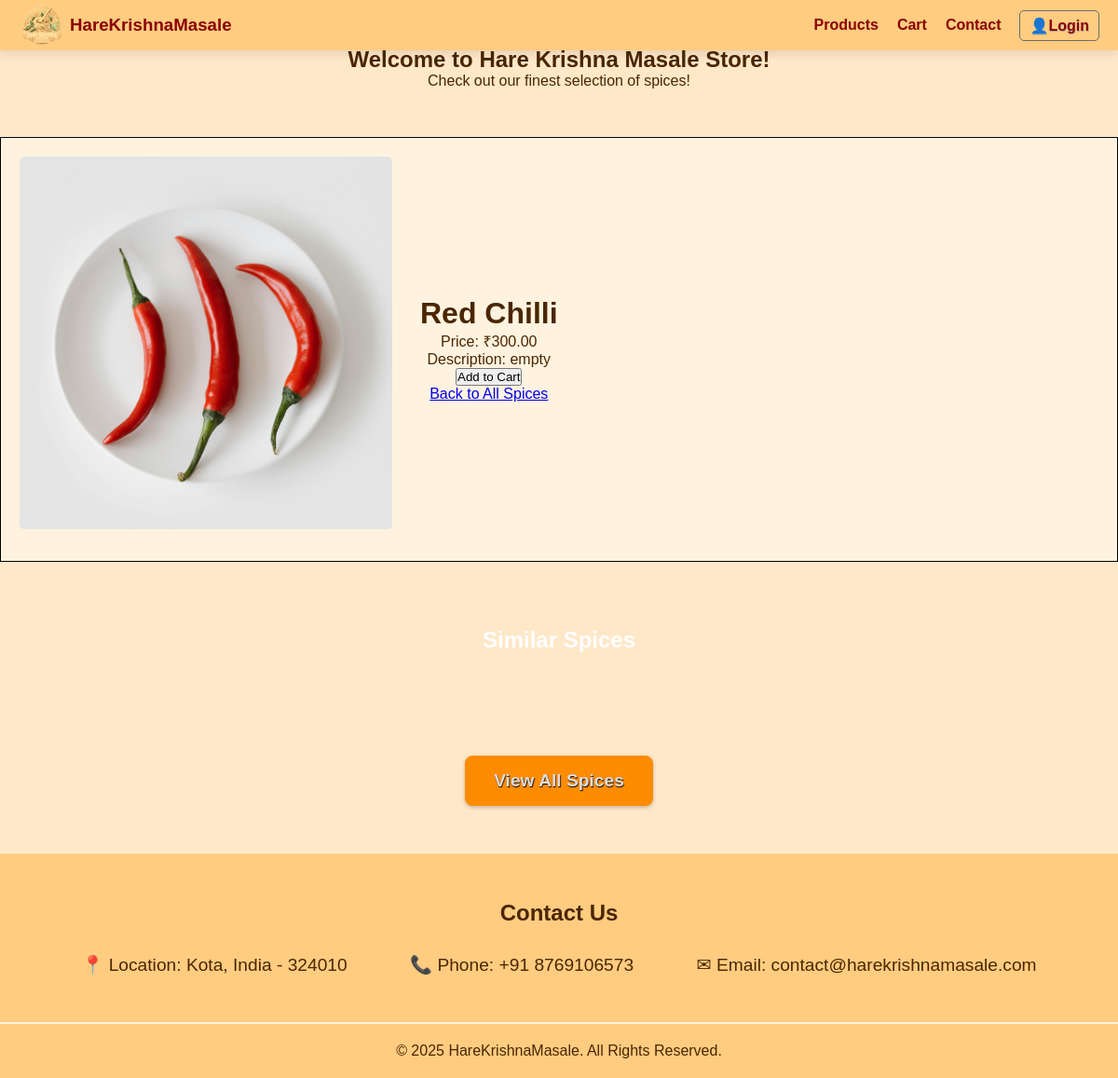
Screenshot of /products/2/ with the database file from the repository.
### apps/products/models.py (models this page shows, shortened)
class Product(models.Model):
    name = models.CharField(max_length=255)
    description = models.TextField()
    price = models.DecimalField(max_digits=10, decimal_places=2)
    image = models.ImageField(upload_to='product_images/')
    stock = models.PositiveIntegerField(default=0)
    created_at = models.DateTimeField(auto_now_add=True)

### apps/products/views.py (the view)
# urls.py: path('<int:product_id>/', views.product_detail, name='product-detail'),
def product_detail(request, product_id):
    product = get_object_or_404(Product, id=product_id)  # Fetch the product
    return render(request, 'products/product_detail.html', {'product': product})

### templates/products/product_detail.html (shortened to what this page needs)
<!DOCTYPE html>
<html lang="en">
<head>
    {% load static %}
    <link rel="stylesheet" href="{% static 'harekrishnamasale/homepage.css' %}">
    <link rel="stylesheet" href="{% static 'products/products.css' %}">
</head>
<body>
    <header>
        <nav>
            <a href="/" class="logo">
                <img src="/media/homepage/logo.png" alt="HareKrishnaMasale Logo">
                <h3>HareKrishnaMasale</h3>
            </a>
            <ul>
                <li><a href="{% url 'product-list' %}">Products</a></li>
                <li><a href="{% url 'cart:cart-detail' %}">Cart</a></li>
                <li><a href="#contact">Contact</a></li>
                {% if user.is_authenticated %}
                    <li class="user-dropdown">
                        <span id="user-toggle" class="user-name">👤 {{ user.username }}</span>
                        <ul id="user-menu" class="dropdown-menu">
                            <li><a href="{% url 'users:profile' %}">Your Profile</a></li>
                            <li>Your Orders</li>
                            <li>
                                <form method="POST" action="{% url 'logout' %}">
                                  {% csrf_token %}
                                  <button type="submit" class="logout-btn">Logout</button>
                                </form>
                            </li>
                        </ul>
                    </li>
                {% else %}
                    <li class="user-dropdown">
                        <a href="{% url 'login' %}"><span id="user-toggle" class="user-name">👤Login</span></a>
                    </li>
                {% endif %}
            </ul>
        </nav>
    </header>
    <section class="products">
        <h2>Welcome to Hare Krishna Masale Store!</h2>
        <p>Check out our finest selection of spices!</p>
    </section>
    {% block content %}
        <div class="product-detail">
            <div>
                <img src="{{ product.image.url }}" alt="{{ product.name }}">
            </div>
            <div id="product-detail-about">
                <h1>{{ product.name }}</h1>
                <p>Price: ₹{{ product.price }}</p>
                <p>Description: {{ product.description }}</p>
                <form action="{% url 'cart:cart-add' product.id %}" method="post">
                    <button type="submit">Add to Cart</button>
                </form>
                <a href="/products/">Back to All Spices</a>
            </div>
        </div>
    {% endblock %}
    <section class="products">
        <h1>Similar Spices</h1>
        <div class="product-grid">
        </div>
        <a href="{% url 'product-list' %}" class="cta">View All Spices</a>
    </section>
    <section id="contact">
        <h2>Contact Us</h2>
        <div class="contact-info">
            <div>📍 Location: Kota, India - 324010</div>
            <div>📞 Phone: +91 8769106573</div>
            <div>✉ Email: contact@harekrishnamasale.com</div>
        </div>
    </section>
    <footer>
        <p>&copy; 2025 HareKrishnaMasale. All Rights Reserved.</p>
    </footer>
</body>
</html>

### static/harekrishnamasale/homepage.css (style rules this page uses)
* { margin: 0; padding: 0; box-sizing: border-box; font-family: Arial, sans-serif; }
body { font-family: Arial, sans-serif; background-color: #fff3e0; color: #4a2600; text-align: center; min-height:100vh; }
header { position: fixed; top: 0; width: 100%; background: #ffcc80; padding: 2px 0; box-shadow: 0px 4px 10px rgba(0, 0, 0, 0.1); z-index: 1000; transition: all 0.3s ease-in-out; }
nav { display: flex; justify-content: space-between; align-items: center; padding: 0 20px; }
.logo { display: flex; align-items: center; gap: 5px; text-decoration: none; color: #8b0000; }
.logo img { height: 50px; }
ul { list-style: none; display: flex; gap: 20px; align-items: center; }
ul li a { text-decoration: none; color: #8b0000; font-size: 1em; font-weight: bold; transition: 0.2s ease-in-out; cursor: pointer; }
.user-dropdown { position: relative; list-style: none; }
.user-name { padding: 6px 10px; display: inline-block; background-color: #ffcc80; text-shadow: 0.6px 0.6px 1px rgb(167, 167, 167); border-radius: 5px; border: 1px solid rgb(109, 109, 109); white-space: nowrap; overflow: hidden; text-overflow: ellipsis; max-width: 120px; vertical-align: middle; transition: box-shadow 0.3s ease; font-size: 1rem; cursor: pointer; }
.cta { display: inline-block; padding: 15px 30px; background: #ff8c00; border: 1px solid #ff8c00; border-radius: 8px; font-weight: bold; text-decoration: none; font-size: 1.2em; margin-top: 20px; color: #ddd; text-shadow: 0.6px 0.6px 1px black; box-shadow: rgba(0, 0, 0, 0.24) 0px 1.5px 4px; }
.products { position: relative; padding: 50px 20px; background: #ff8c001b; margin-bottom: 1px; overflow: hidden; }
.products::before { content: ""; position: absolute; top: 0; left: 0; width: 100%; height: 100%; background: url('/media/homepage/about-bg.jpg') center/cover no-repeat; filter: blur(5px) brightness(70%); opacity: 0.7; z-index: -1; }
.products h1 { padding: 20px; color: white; margin-bottom: 30px; }
.product-grid { display: flex; flex-wrap: wrap; justify-content: center; gap: 40px 70px; padding: 20px; }
#contact { padding: 50px 20px; background: #ffcc80; color: #4a2600; }
#contact h2 { margin-bottom: 30px; }
.contact-info { display: flex; justify-content: space-evenly; flex-wrap: wrap; }
.contact-info div { font-size: 1.2em; }
footer { background: #ffcc80; color: #4a2600; padding: 20px; margin-top: 2px; }

### static/products/products.css (style rules this page uses)
.product-detail { align-items: center; width: 100%; height: fit-content; gap: 30px; padding: 20px; display: flex; border: 1px black solid; }
#product-detail-about { align-items: center; justify-items: center; justify-content: center; gap: 20px; }
.product-detail img { width: auto; max-width: 400px; height: auto; border-radius: 5px; margin-bottom: 10px; }

### rows the page displays
Product: image (picture), name "Red Chilli", price "300.00", description "empty"
